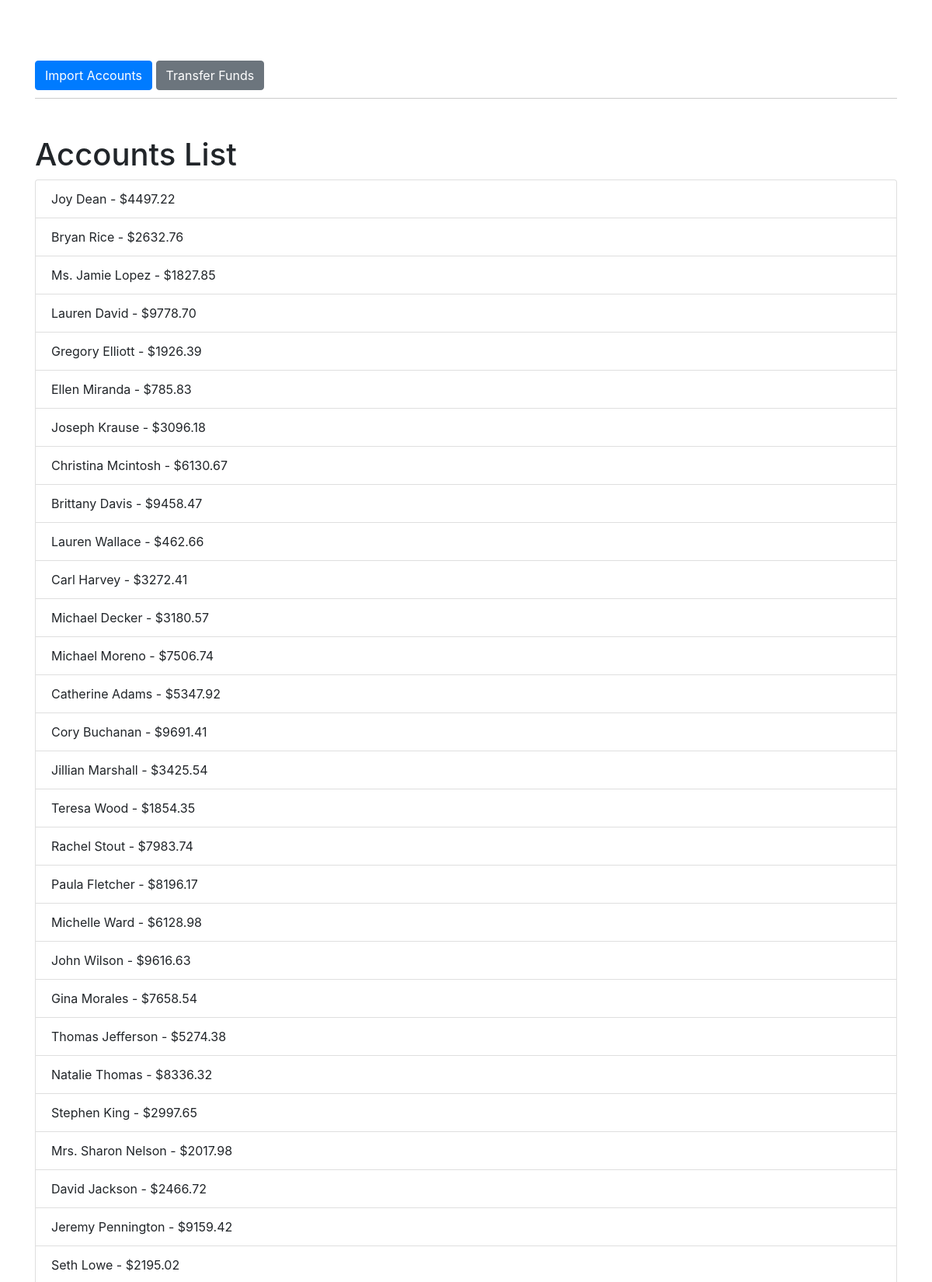
Screenshot of /accounts/ (upper part) with the database file from the repository.
### accounts/models.py (models this page shows, shortened)
class Account(models.Model):
    id = models.UUIDField(primary_key=True, default=uuid.uuid4, editable=False)
    name = models.CharField(max_length=100)
    balance = models.DecimalField(max_digits=10, decimal_places=2)

### accounts/views.py (the view)
# urls.py: path('', views.list_accounts, name='list_accounts'),
def list_accounts(request):
    accounts = Account.objects.all()
    return render(request, 'accounts/list_accounts.html', {'accounts': accounts})

### accounts/templates/accounts/list_accounts.html (shortened to what this page needs)
<!DOCTYPE html>
<html lang="en">
<head>
    <link href="https://stackpath.bootstrapcdn.com/bootstrap/4.5.2/css/bootstrap.min.css" rel="stylesheet">
    {% load static %}
    <link href="{% static 'accounts/css/styles.css' %}" rel="stylesheet">
</head>
<body>
    <div class="container">
        <div class="header mt-5 mb-3">
            <a href="{% url 'import_accounts' %}" class="btn btn-primary">Import Accounts</a>
            <a href="{% url 'transfer_funds' %}" class="btn btn-secondary">Transfer Funds</a>
        </div>
        <h1 class="mt-3">Accounts List</h1>
        <ul class="list-group">
            {% for account in accounts %}
                <li class="list-group-item">{{ account.name }} - ${{ account.balance }}</li>
            {% endfor %}
        </ul>
    </div>
</body>
</html>

### accounts/static/accounts/css/styles.css (style rules this page uses)
body { padding-top: 20px; padding-bottom: 20px; }
.header { position: sticky; top: 0; background-color: #fff; padding: 10px 0; border-bottom: 1px solid #ccc; z-index: 1000; }
.mt-3, .mt-5 { margin-top: 1rem !important; margin-top: 3rem !important; }
.mb-3 { margin-bottom: 1rem !important; }

### rows the page displays
Account: name "Joy Dean", balance "4497.22"
Account: name "Bryan Rice", balance "2632.76"
Account: name "Ms. Jamie Lopez", balance "1827.85"
Account: name "Lauren David", balance "9778.70"
Account: name "Gregory Elliott", balance "1926.39"
Account: name "Ellen Miranda", balance "785.83"
Account: name "Joseph Krause", balance "3096.18"
Account: name "Christina Mcintosh", balance "6130.67"
Account: name "Brittany Davis", balance "9458.47"
Account: name "Lauren Wallace", balance "462.66"
Account: name "Carl Harvey", balance "3272.41"
Account: name "Michael Decker", balance "3180.57"
Account: name "Michael Moreno", balance "7506.74"
Account: name "Catherine Adams", balance "5347.92"
Account: name "Cory Buchanan", balance "9691.41"
Account: name "Jillian Marshall", balance "3425.54"
Account: name "Teresa Wood", balance "1854.35"
Account: name "Rachel Stout", balance "7983.74"
Account: name "Paula Fletcher", balance "8196.17"
Account: name "Michelle Ward", balance "6128.98"
Account: name "John Wilson", balance "9616.63"
Account: name "Gina Morales", balance "7658.54"
Account: name "Thomas Jefferson", balance "5274.38"
Account: name "Natalie Thomas", balance "8336.32"
Account: name "Stephen King", balance "2997.65"
Account: name "Mrs. Sharon Nelson", balance "2017.98"
Account: name "David Jackson", balance "2466.72"
Account: name "Jeremy Pennington", balance "9159.42"
Account: name "Seth Lowe", balance "2195.02"
